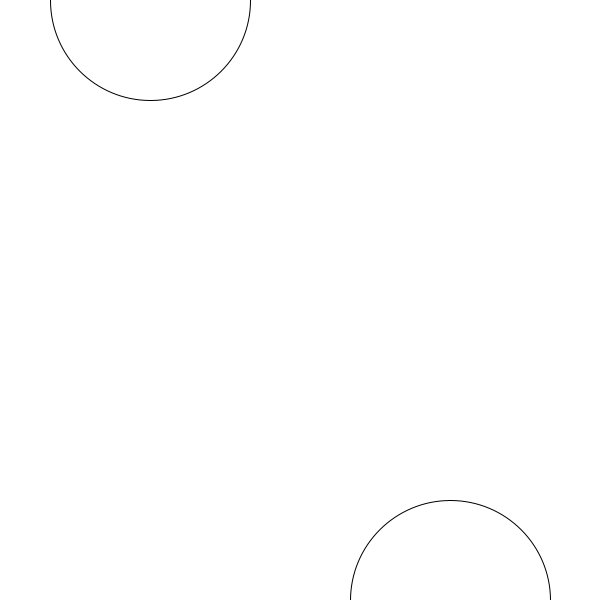
Frame 1 (no input)
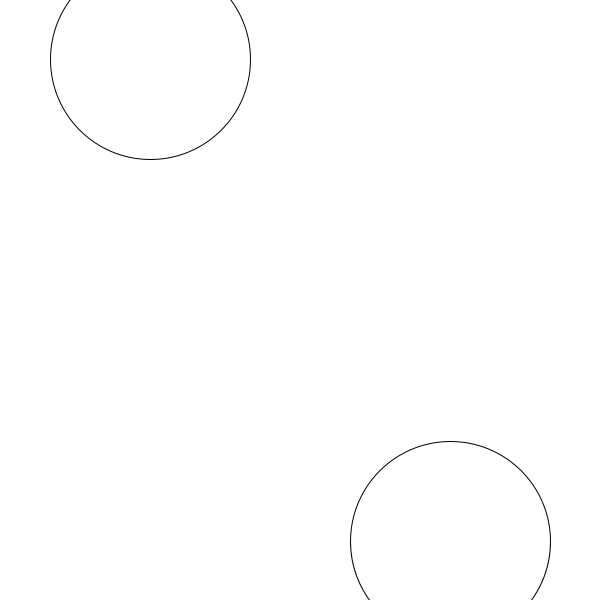
Frame 60 (the mouse pressed at the canvas centre just before this capture)
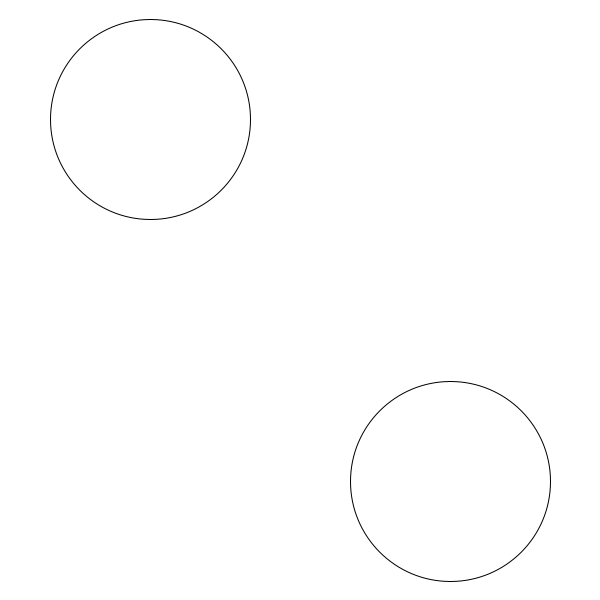
Frame 120 (the mouse held since frame 60 and released just before this capture)

The Processing sketch that drew these frames (run headless with seeded random() and noise(); from frame 60 on, the mouse is pressed at the canvas centre):

// Processing sketch: Anim_6
// ── Anim_6.pde

int x;
int y;

void setup(){
 size(600,600); 
 x = 600;
}

void draw(){
  background(255);
  ellipse(450,x,200,200);
  ellipse(150,y,200,200);
  x -= 1;
  y += 1;
  if (x<=-200){
   x=700;
   y=-100;
  }
}
